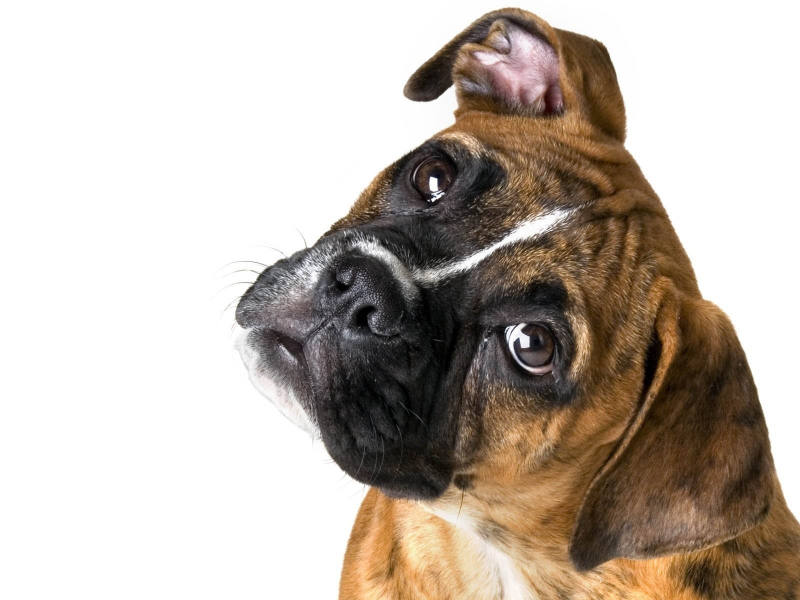
%> input picture digital-image-processing/puppy.jpg, 1600 x 1200 px (shown at 1/2 size)
$ octave imaging_2.m   (GNU Octave 9; MATLAB toolbox functions it lacks are replaced by stand-ins)
%> lines starting %> are read from the running program, lines starting %| are printed output that depends on the picture; in (x1, y1, x2, y2) boxes, pixels count from 0 and x2, y2 are one past the last pixel; in counts of white or black regions, pixels touching at a corner belong together; the program's own positions count from 1
### digital-image-processing/splitRGB.m
%function to separate out the different rgb layers of an image

function[rImage, gImage, bImage] = splitRGB(image)

    rImage = image(:, :, 1);
    gImage = image(:, :, 1);
    bImage = image(:, :, 3);

end

### digital-image-processing/imaging_2.m
%logical matrix B. D(B) will return values of D where B is true

clc;
clear;
close all;

%green screens. if a certain color, then a logical array would mark those
%replace everything that's green with another image
%image arrays with only 2D are greyscale images
%3D arrays can represent color images

%concatenating cat(3) piles up arrays in the 3rd dimension
%mostly used for 3+D arrays because it can easily be done for 1, 2D arrays
%cat(3, arr1, arr2, arr3)

%read in images to create 3D arrays
puppy = imread("puppy.jpg");
%> puppy is the input picture: size 1200x1600x3 uint8; mean R, G, B 190.7, 180.7, 171.2
tiedie = imread("tiedye.jpg");
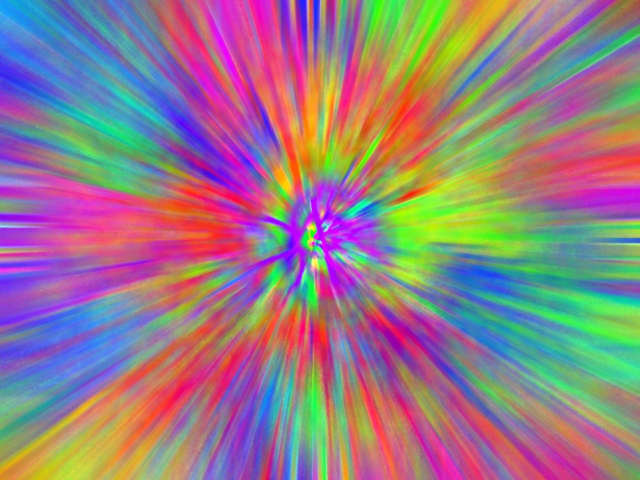
%> input picture digital-image-processing/tiedye.jpg, 1280 x 960 px (shown at 1/2 size)
%> tiedie is the input picture: size 960x1280x3 uint8; mean R, G, B 149.9, 123.3, 134

[rows, columns, layers] = size(puppy);
%> rows = 1200; columns = 1600; layers = 3

%layer 1,2,3 -> RGB
%cougar red: 200-16-46

%separateLayers
[puppyR, puppyG, puppyB] = splitRGB(puppy);
%> in splitRGB, `bImage = image(:, :, 3);`:
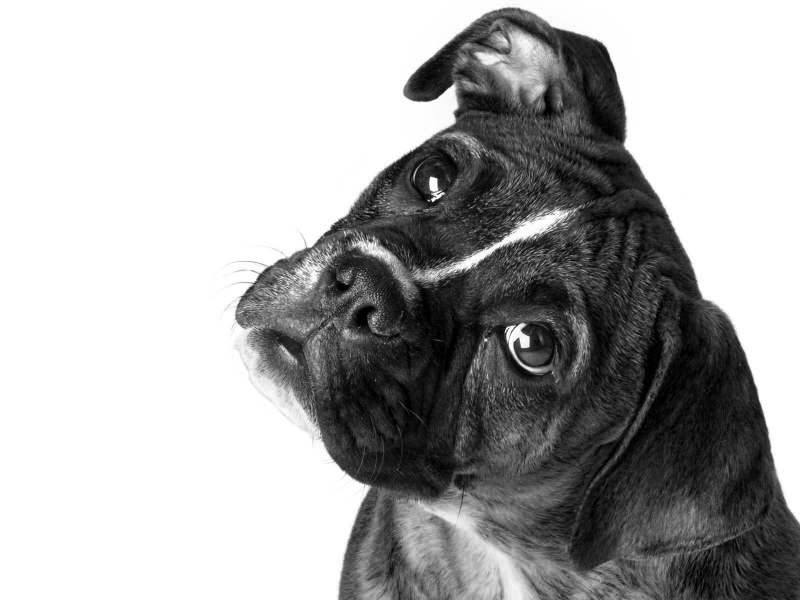
%> bImage: size 1200x1600 uint8 (shown at 1/2 size); min 0, max 255, mean 171.2

%max value of red layer
maxPuppyR = max(puppyR, [], "all") %orrr min(min(min(puppyR))), [] means empty
%> maxPuppyR = 255

%basic filter
filterRed = puppyR * 0; %matrix same dimensions of puppyR, all values zero
%> filterRed: size 1200x1600 uint8; every value is 0
filterGreen = puppyG * 0;
filterBlue = puppyB;
%ig could make different colored filters by adjusting the multiplication
%values

%rejoin layers
FilteredImage = cat(3, filterRed, filterGreen, filterBlue);
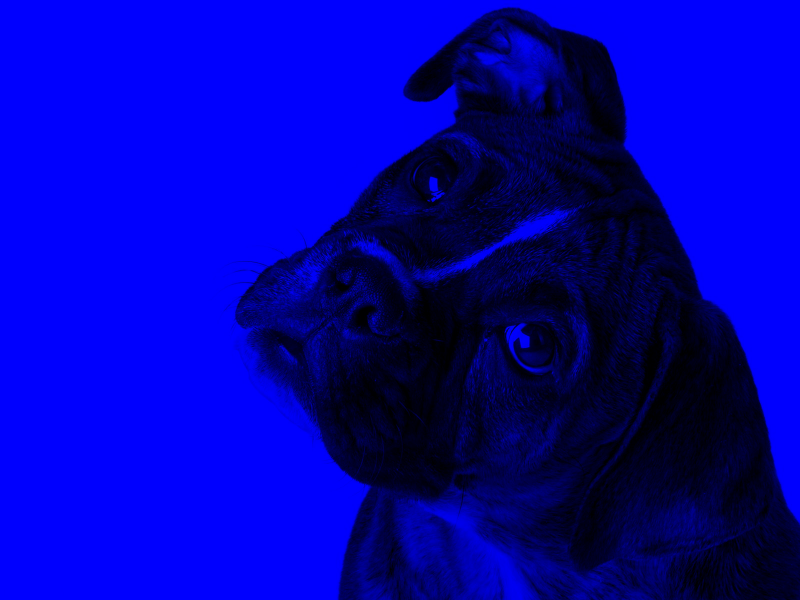
%> FilteredImage: size 1200x1600x3 uint8 (shown at 1/2 size); mean R, G, B 0, 0, 171.2

figure(1);
image(FilteredImage);

figure(2);
image(puppy);

figure(3);
image(tiedie);

%cursedfilter
z = puppyR * 0;
filterRR = 255*(puppyR >= 240);
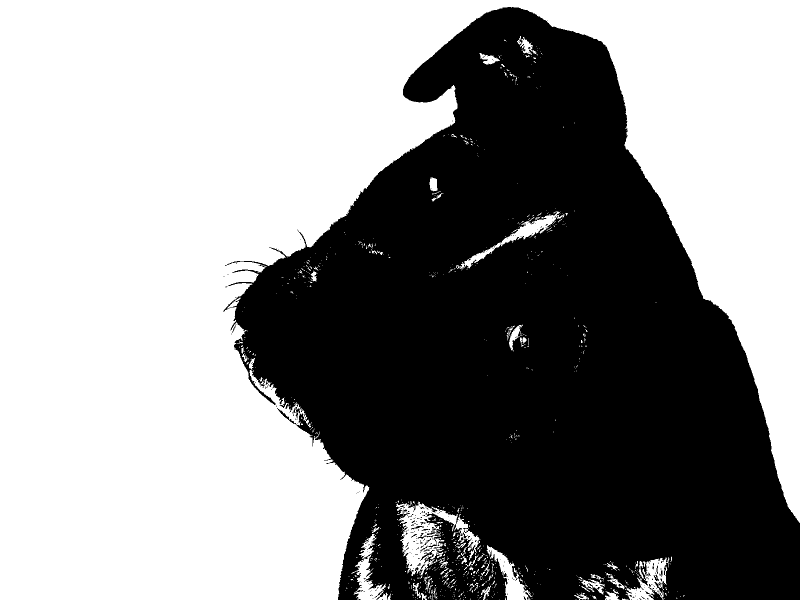
%> filterRR: size 1200x1600 double (shown at 1/2 size); 56.8% white; 280 black regions (255 under 20 px), largest, box (x1, y1, x2, y2) and area: (447, 14, 1600, 1200) 826671, (1297, 1168, 1325, 1200) 289, (835, 1071, 866, 1078) 71
figure(4)
image(cat(3, filterRR, z, z));
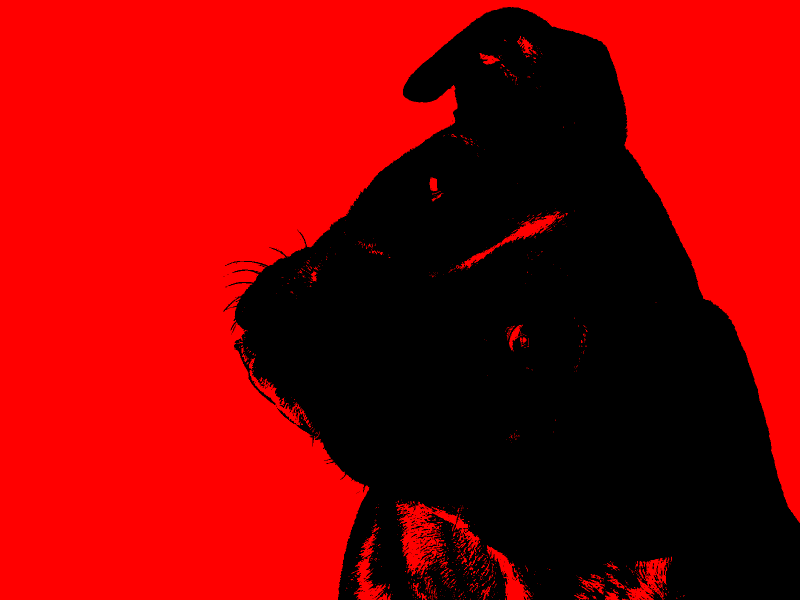
%> displayed picture: size 1200x1600x3, on the screen's scale of 0 to 255 (shown at 1/2 size); mean R, G, B 144.9, 0, 0

%basedfilter
whiteL = ~(puppyR >= 243 & puppyG >= 243 & puppyB >= 243);
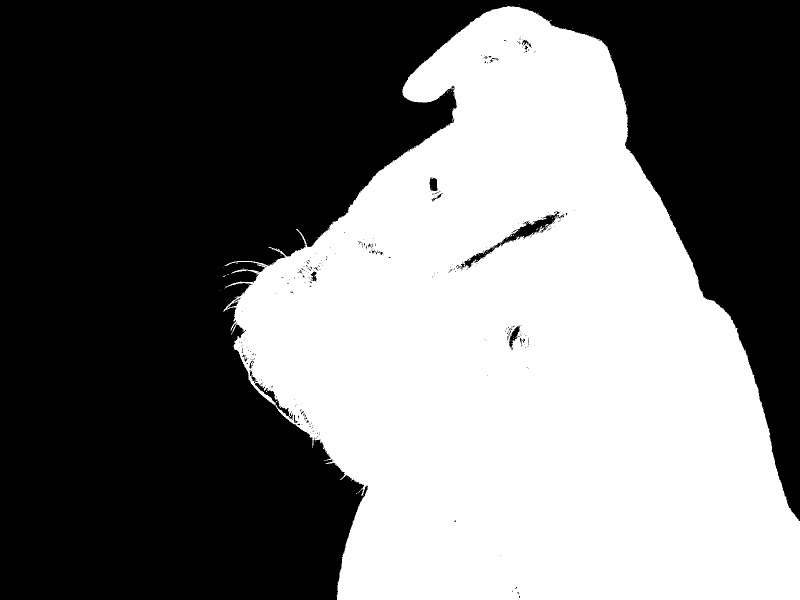
%> whiteL: size 1200x1600 logical (shown at 1/2 size); 44.8% white; 132 white regions (131 under 20 px), largest, box (x1, y1, x2, y2) and area: (447, 12, 1600, 1200) 859759
whiteImage = cat(3, whiteL, whiteL, whiteL);

copy = puppy;
copy(whiteImage) = 0;
figure(5);
image(copy);

%now replace with tiedie. have to resize
tdResize = imresize(tiedie, [rows, columns]);
copy2 = puppy;
copy2(whiteImage) = tdResize(whiteImage);
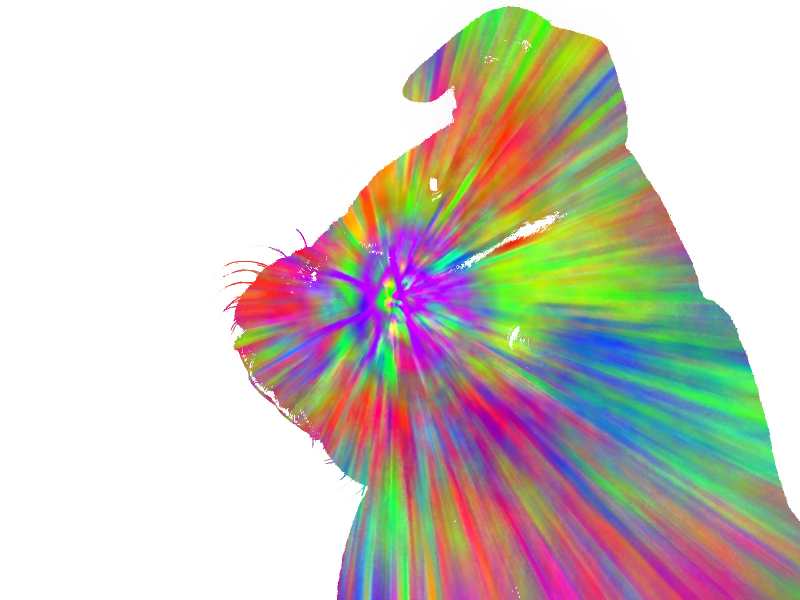
%> copy2: size 1200x1600x3 uint8 (shown at 1/2 size); mean R, G, B 207.3, 201.1, 193.5
figure(6);
image(copy2);
